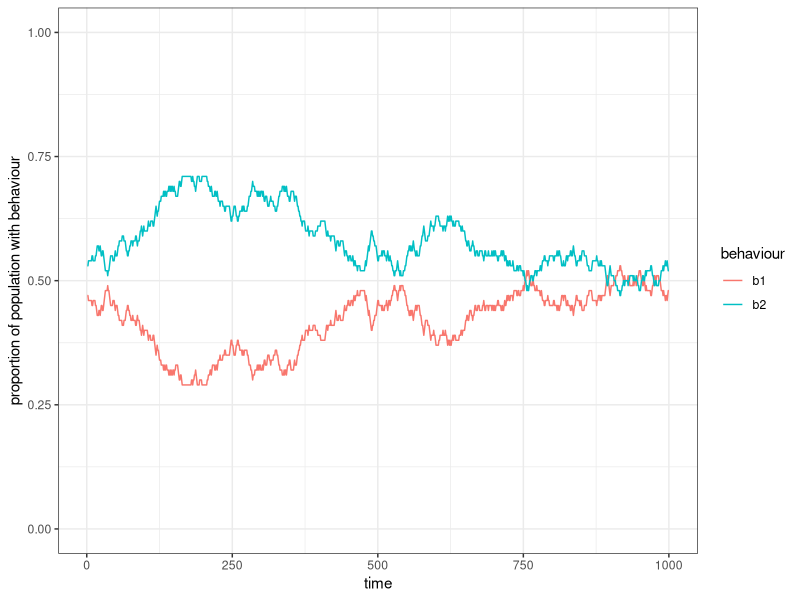
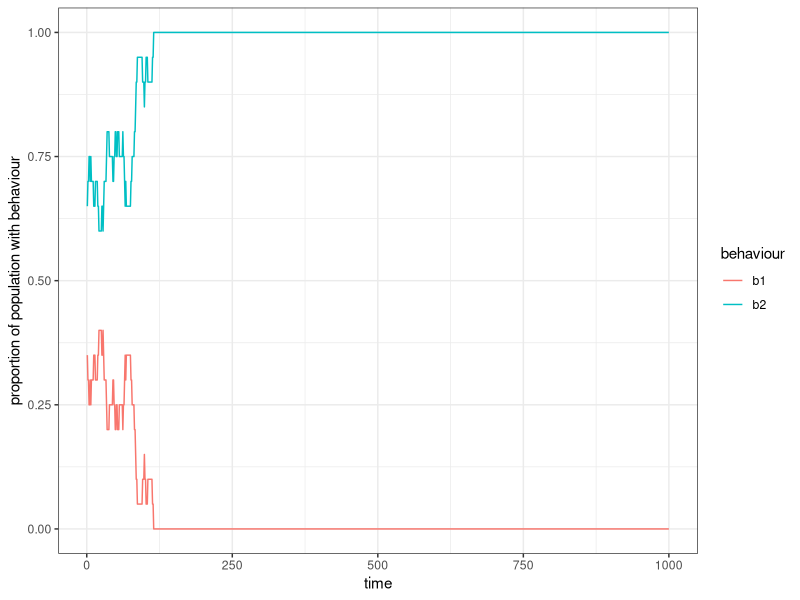
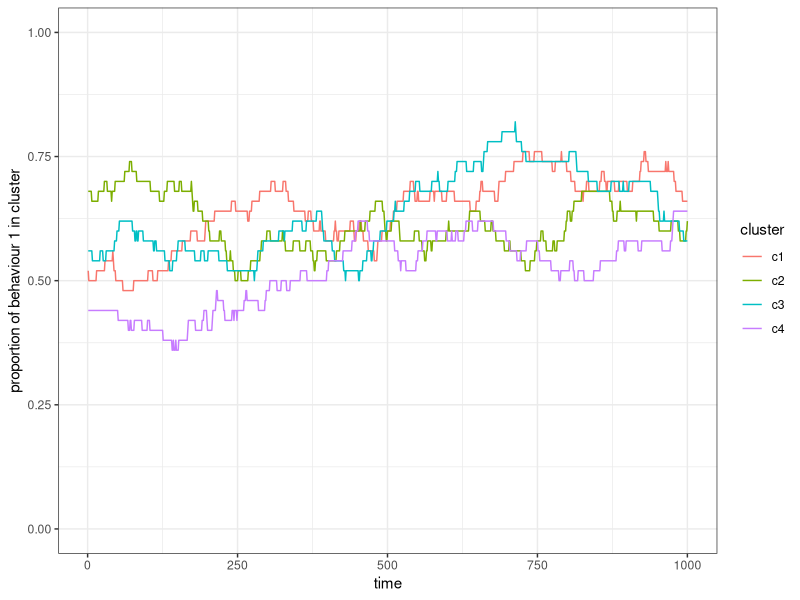
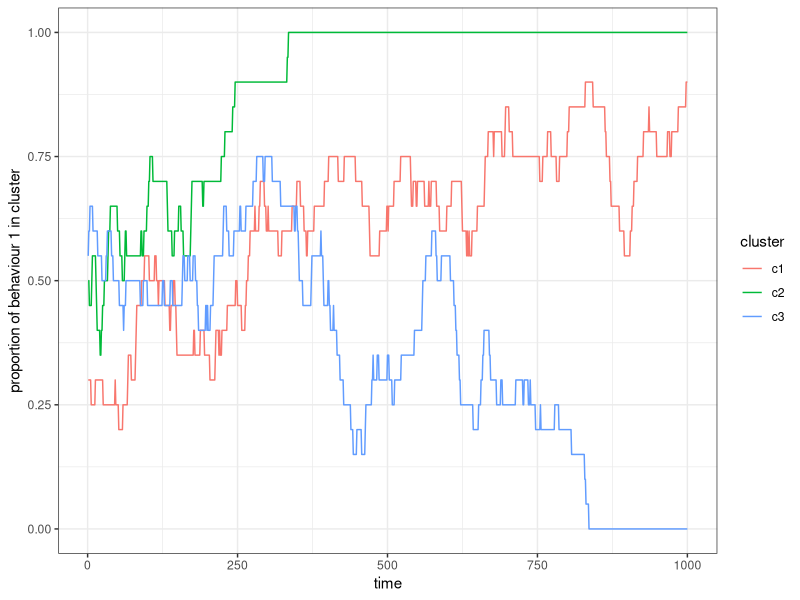
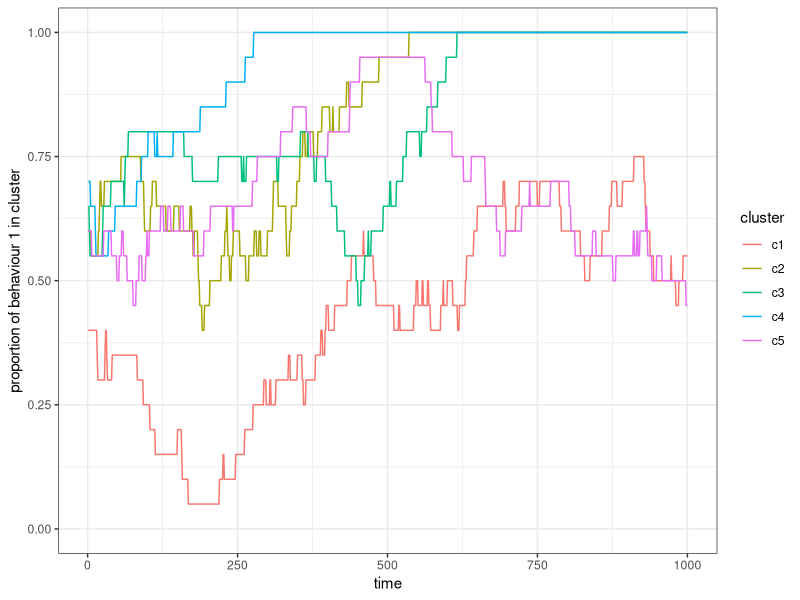
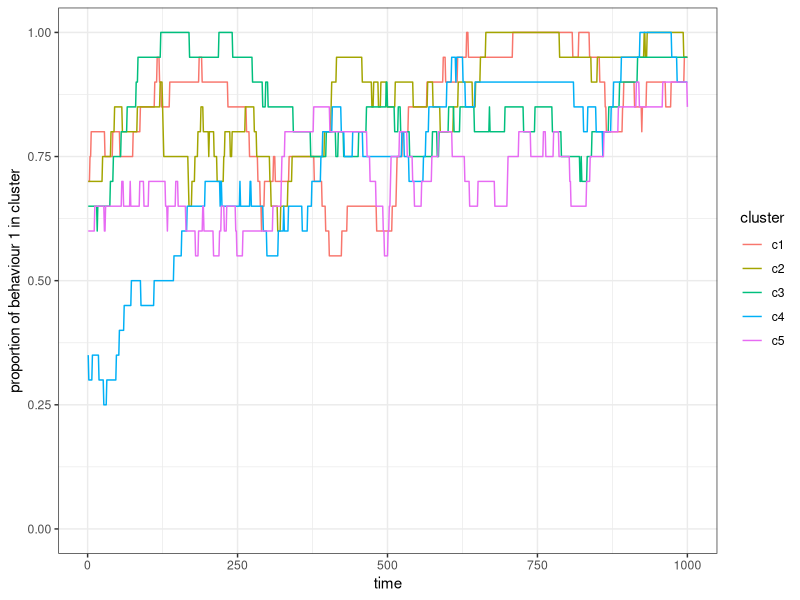
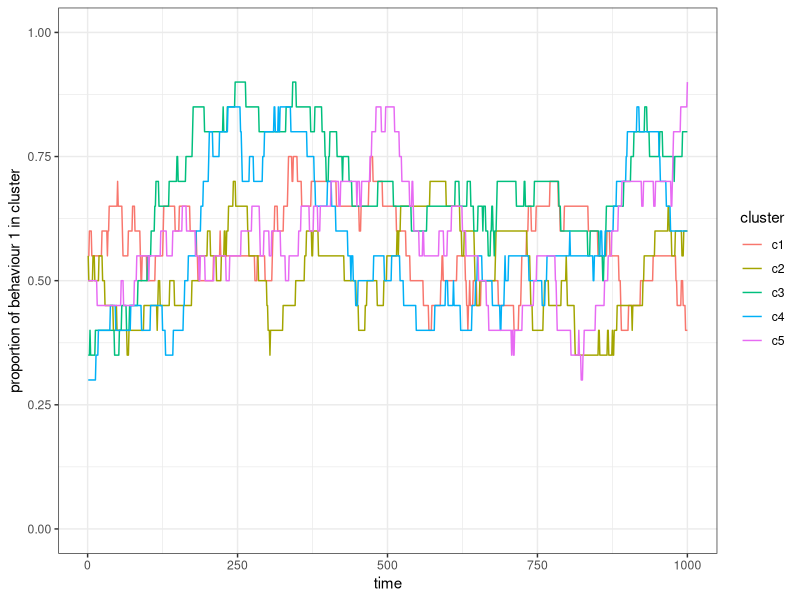
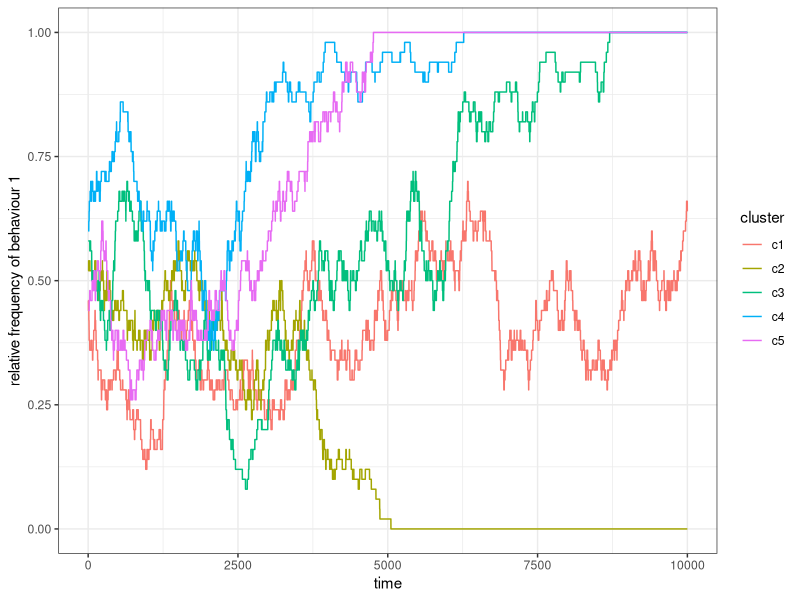

Reproduce these figures in R, in order.
## ---- chunk 1
n <- 100
b <- 2

behaviours <- sample(x = b, size = n, replace = TRUE)
table(behaviours)
## ---- chunk 2
library(tidyverse)
r_max <- 1000
rec_behav <- tibble(time = 1:r_max, b1 = 0, b2 = 0)

for(round in 1:r_max){
  # Unbiased copying of a behaviour by a random individual
  behaviours[ sample(x = n, size = 1) ] <- sample(x = behaviours, size = 1)
  # Record the frequency of each trait in each round
  rec_behav[round, "b1"] <- sum(behaviours==1)
  rec_behav[round, "b2"] <- sum(behaviours==2)
}
rec_behav
## ---- chunk 3
rec_behav_l <- pivot_longer(data = rec_behav, names_to = "behaviour", 
                            values_to = "freq", cols=c("b1","b2"))
rec_behav
rec_behav_l
## ---- chunk 4
ggplot(rec_behav_l) + 
  geom_line(aes(x = time, y = freq/n, col = behaviour)) + 
  scale_y_continuous(limits = c(0,1)) + 
  ylab("proportion of population with behaviour") +
  theme_bw()
## ---- chunk 5
structured_population_1 <- function(n, b, r_max){
  behaviours <- sample(x = 1:b, size = n, replace = TRUE)
  rec_behav <- matrix(NA, nrow = r_max, ncol = b)
  
  for(round in 1:r_max){
    # Unbiased copying of a behaviour by a random individual
    behaviours[ sample(x = n, size = 1) ] <- sample(x = behaviours, size = 1)
    rec_behav[round,] <- unlist(lapply(1:b, function(B) sum(behaviours==B))) / n
  }
  # Turn matrix into tibble
  rec_behav_tbl <- as_tibble(rec_behav)
  # Set column names to b1, b2 to represent the behaviours
  colnames(rec_behav_tbl) <- paste("b" ,1:b, sep = "")
  # Add a column for each round
  rec_behav_tbl$time <- 1:r_max
  # Turn wide format into long format data
  rec_behav_tbl_l <- pivot_longer(data = rec_behav_tbl, names_to = "behaviour", values_to = "freq", !time)
  # Return result
  return(rec_behav_tbl_l)
}
## ---- chunk 6
# Run simulation
res <- structured_population_1(n = 20, b = 2, r_max = 1000)

# Plot results
ggplot(res) + 
  geom_line(aes(x = time, y = freq, col = behaviour)) + 
  scale_y_continuous(limits = c(0,1)) + 
  ylab("proportion of population with behaviour") +
  theme_bw()
## ---- chunk 7
structured_population_2 <- function(n, c, r_max){
  total_pop <- c * n
  cluster <- rep(1:c, each = n)
  behaviours <- sample(x = 2, size = total_pop, replace = TRUE)
  rec_behav <- matrix(NA, nrow = r_max, ncol = c)
  
  for(round in 1:r_max){
    behaviours[ sample(x = total_pop, size = 1) ] <- sample(x = behaviours, size = 1)
    # Recalculate p for each cluster
    for(clu in 1:c){
      rec_behav[round, clu] <- sum(behaviours[cluster == clu] == 1) / n
    }
  }
  rec_behav_tbl <- as_tibble(rec_behav)
  # Set column names to c1, c2 to represent each cluster
  colnames(rec_behav_tbl) <- paste("c", 1:c, sep = "")
  rec_behav_tbl$time <- 1:r_max
  rec_behav_tbl_l <- pivot_longer(data = rec_behav_tbl, names_to = "cluster", 
                                  values_to = "p", !time)
  return(rec_behav_tbl_l)
}
## ---- chunk 8
res <- structured_population_2(n = 50, c = 4, r_max = 1000)

ggplot(res) + 
  geom_line(aes(x = time, y = p, col = cluster)) + 
  scale_y_continuous(limits = c(0,1)) + 
  ylab("proportion of behaviour 1 in cluster") + 
  theme_bw()
## ---- chunk 9
structured_population_3 <- function(n, c, r_max){
  total_pop <- c * n
  cluster <- rep(1:c, each = n)
  behaviours <- sample(x = 2, size = total_pop, replace = TRUE)
  rec_behav <- matrix(NA, nrow = r_max, ncol = c)
  
  for(round in 1:r_max){
    # Choose a random cluster
    cluster_id <- sample(c, 1)
    # If there are at least two individuals in this cluster
    if(sum(cluster == cluster_id)>1){
      # Choose a random observer and a random individual to observe within the same cluster 
      observer_model <- sample(x = total_pop, size = 2, replace = F, 
                               prob = (cluster == cluster_id)*1)
      behaviours[ observer_model[1] ] <- behaviours[ observer_model[2] ]
    }

    for(clu in 1:c){
      rec_behav[round, clu] <- sum(behaviours[cluster == clu] == 1) / n
    }
  }
  return(matrix_to_tibble(m = rec_behav))
}
## ---- chunk 10
matrix_to_tibble <- function(m){
  m_tbl <- as_tibble(m)
  colnames(m_tbl) <- paste("c" ,1:ncol(m), sep = "")
  m_tbl$time<- 1:nrow(m)
  m_tbl_l <- pivot_longer(data = m_tbl, names_to = "cluster", values_to = "p", !time)
  return(m_tbl_l)
}
## ---- chunk 11
res <- structured_population_3(n = 20, c = 3, r_max = 1000)
ggplot(res) + 
  geom_line(aes(x = time, y = p, col = cluster)) + 
  scale_y_continuous(limits = c(0,1)) + 
  ylab("proportion of behaviour 1 in cluster") + 
  theme_bw()
## ---- chunk 12
structured_population_4 <- function(n, c, p_c, r_max){
  total_pop <- c * n
  cluster <- rep(1:c, each = n)
  behaviours <- sample(x = 2, size = total_pop, replace = TRUE)
  rec_behav <- matrix(NA, nrow = r_max, ncol = c)
  
  for(round in 1:r_max){
    cluster_id <- sample(c, 1)
    s <- cluster == cluster_id
    if(sum(s)>1){
      # Choose a random observer and a random individual to observe within the same cluster 
      observer_model <- sample(x = total_pop, size = 2, replace = F, 
                               prob = (s + p_c) / (1 + p_c))
      behaviours[ observer_model[1] ] <- behaviours[ observer_model[2] ]
    }
    
    for(clu in 1:c){
      rec_behav[round, clu] <- sum(behaviours[cluster == clu] == 1) / n
    }
  }
  return(matrix_to_tibble(m = rec_behav))
}
## ---- chunk 13
res_0  <- structured_population_4(n = 20, c = 5, p_c = 0, r_max = 1000)
res_01 <- structured_population_4(n = 20, c = 5, p_c = 0.1, r_max = 1000)
res_1  <- structured_population_4(n = 20, c = 5, p_c = 1, r_max = 1000)

ggplot(res_0) + 
  geom_line(aes(x = time, y = p, col = cluster)) + 
  scale_y_continuous(limits = c(0,1)) + 
  ylab("proportion of behaviour 1 in cluster") + 
  theme_bw()
## ---- chunk 14
ggplot(res_01) + 
  geom_line(aes(x = time, y = p, col = cluster)) + 
  scale_y_continuous(limits = c(0,1)) + 
  ylab("proportion of behaviour 1 in cluster") + 
  theme_bw()
## ---- chunk 15
ggplot(res_1) + 
  geom_line(aes(x = time, y = p, col = cluster)) + 
  scale_y_continuous(limits = c(0,1)) + 
  ylab("proportion of behaviour 1 in cluster") + 
  theme_bw()
## ---- chunk 16
structured_population_5 <- function(n, c, p_c, p_m, r_max){
  total_pop <- c * n
  cluster <- rep(1:c, each = n)
  behaviours <- sample(x = 2, size = total_pop, replace = TRUE)
  rec_behav <- matrix(NA, nrow = r_max, ncol = c)
  
  for(round in 1:r_max){
    cluster_id <- sample(c, 1)
    s <- cluster == cluster_id
    if(sum(s)>1){
      observer_model <- sample(x = total_pop, size = 2, replace = F, 
                               prob = (s + p_c) / (1 + p_c))
      behaviours[ observer_model[1] ] <- behaviours[ observer_model[2] ]
    }
    
    # Migration to another cluster with probability p_m and if there is more than 
    # one subset
    if((runif(1,0,1) <= p_m) & (c > 1)){
      # Set cluster id that is different from the current one
      cluster[ observer_model[1] ] <- sample((1:c)[-cluster_id], 1)
    }
    
    for(clu in 1:c){
      rec_behav[round, clu] <- sum(behaviours[cluster == clu] == 1) / sum(cluster == clu)
    }
  }
  return(matrix_to_tibble(m = rec_behav))
}
## ---- chunk 17
res_0  <- structured_population_5(c = 5, n = 50, r_max = 10000, p_m = 0, p_c=0)
res_1  <- structured_population_5(c = 5, n = 50, r_max = 10000, p_m = 1, p_c=0)
res_01 <- structured_population_5(c = 5, n = 50, r_max = 10000, p_m = 0.1, p_c=0)

ggplot(res_0) + 
  geom_line(aes(x = time, y = p, col = cluster)) +
  scale_y_continuous(limits = c(0,1)) + 
  ylab("relative frequency of behaviour 1") + 
  theme_bw()
## ---- chunk 18
ggplot(res_1) + 
  geom_line(aes(x = time, y = p, col = cluster)) +
  scale_y_continuous(limits = c(0,1)) + 
  ylab("relative frequency of behaviour 1") + 
  theme_bw()
## ---- chunk 19
ggplot(res_01) + 
  geom_line(aes(x = time, y = p, col = cluster)) +
  scale_y_continuous(limits = c(0,1)) + 
  ylab("relative frequency of behaviour 1") + 
  theme_bw()
## ---- chunk 20
structured_population_6 <- function(n, c, p_c, p_m, r_max, sim = 1){
  total_pop <- c * n
  cluster <- rep(1:c, each = n)
  behaviours <- sample(x = 2, size = total_pop, replace = TRUE)
  rec_behav <- rep(NA, times = c)
  # Adding a reporting variable for the similarity of clusters
  rec_var <- rep(NA, r_max)
  
  for(round in 1:r_max){
    cluster_id <- sample(c, 1)
    s <- cluster == cluster_id
    if(sum(s)>1){
      observer_model <- sample(x = total_pop, size = 2, replace = F, 
                               prob = (s + p_c) / (1 + p_c))
      behaviours[ observer_model[1] ] <- behaviours[ observer_model[2] ]
    }
    
    if((runif(1,0,1) <= p_m) & (c > 1)){
      cluster[ observer_model[1] ] <- sample((1:c)[-cluster_id], 1)
    }
    
    for(clu in 1:c){
      rec_behav[clu] <- sum(behaviours[cluster == clu] == 1) / sum(cluster == clu)
    }
    # Calculating variance in behaviour 1 between clusters
    rec_var[round] <- var(rec_behav)
  }
  # Preparing a reporting table to return
  rec_var <- bind_cols(time = 1:r_max, var = rec_var, sim = sim, p_c = p_c, p_m = p_m)
  return(rec_var)
}
## ---- chunk 21
grid <- expand.grid(rep = 1:20, 
                    pm = c(0, .01, .1, 1), 
                    pc = c(0, .01, .1, 1))
head(grid)
dim(grid)
## ---- chunk 22
res <- bind_rows(lapply(1:nrow(grid), function(i) 
  structured_population_6(c = 5, 
                          n = 20, 
                          r_max = 2000, 
                          p_m = grid[i, "pm"], 
                          p_c = grid[i, "pc"], 
                          sim = i)
  ))
res
## ---- chunk 23
ggplot(res) +
  geom_line(aes(x = time, y = var, group = sim), alpha=.5) +
  facet_grid(p_m ~ p_c, labeller = label_both) + 
  ylab("average variance between subsets") +
  theme_bw()
## ---- chunk 24
res_summ <- filter(res, time >= (max(time)*.8)) %>% 
              group_by(p_m, p_c) %>% 
                summarise(mean_var = mean(var), .groups = "keep")
## ---- chunk 25
ggplot(res_summ) +
  geom_raster(aes(x = factor(p_m), y = factor(p_c), fill = mean_var)) +
  xlab("p_m") + ylab("p_c") + 
  theme_bw() +
  theme(legend.title = element_blank())
## ---- chunk 26
adj <- matrix(c(0,1,0,  1,1,1,  0,1,0), nrow = 3)
adj
